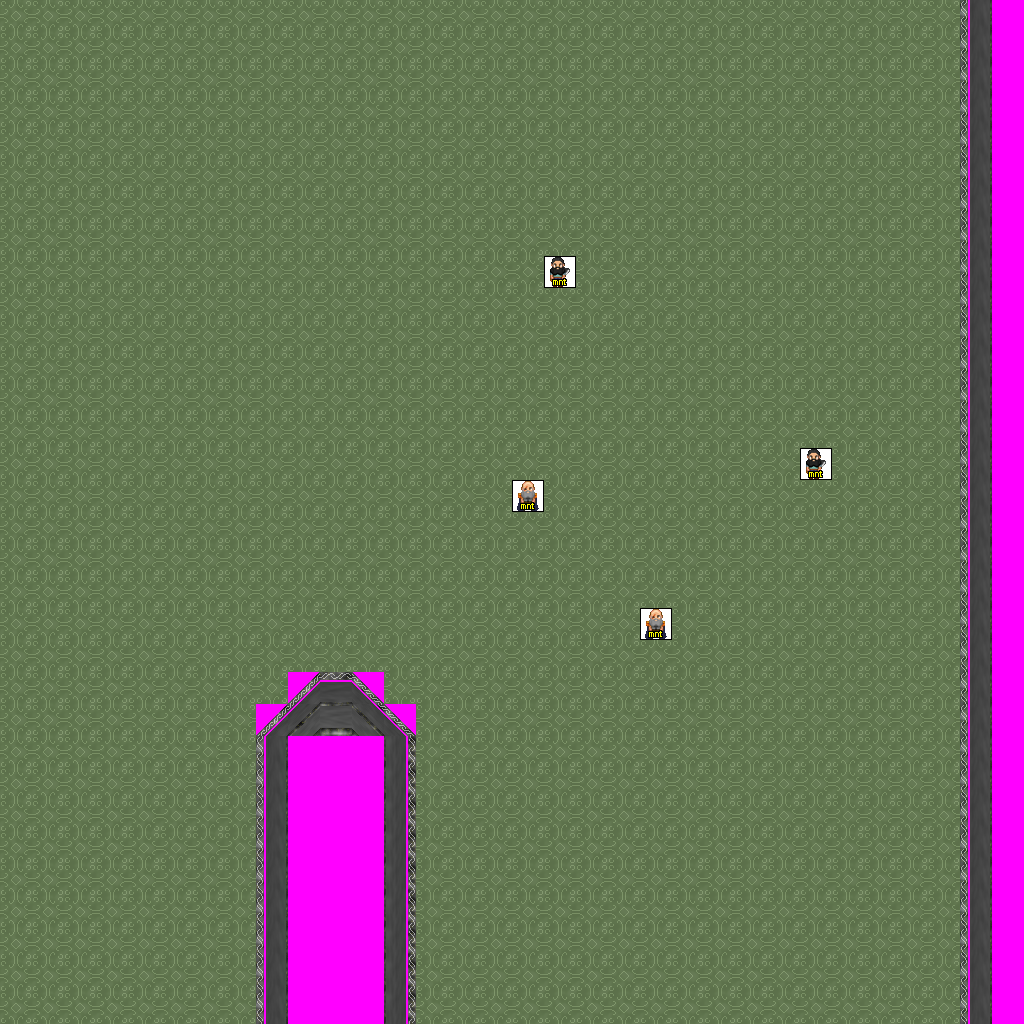

Rendered tile map (Tiled .tmx) drawn with the repository's tilesets; below, a short description and the map source with its tile grids summarised:
An orthogonal 32x32 tile map with 32x32 px tiles, 7 tile layers (Ground, Objects, Above, Walkable, ...), 4 tilesets and 6 objects (3x newmap, from_east_0, from_north_0, from_south_0).

<map version="1.0" orientation="orthogonal" width="32" height="32" tilewidth="32" tileheight="32">
 <tileset firstgid="1" name="logic_creature_mountain_dwarf" tilewidth="32" tileheight="32">
  <image source="../drawable/logic_creature_mountain_dwarf.png" width="160" height="32" />
 </tileset>
 <tileset firstgid="6" name="ground_indoor_floor" tilewidth="32" tileheight="32">
  <image source="../drawable/ground_indoor_floor.png" width="96" height="32" />
 </tileset>
 <tileset firstgid="9" name="building_wall_int_grey" tilewidth="32" tileheight="32">
  <image source="../drawable/building_wall_int_grey.png" width="352" height="352" />
 </tileset>
 <tileset firstgid="130" name="walkable_sentinel" tilewidth="32" tileheight="32">
  <image source="../drawable/walkable_sentinel.png" width="32" height="32" />
 </tileset>
 <layer name="Ground" width="32" height="32">
  <data>[1024 cells, 1024 non-empty, 5 distinct tile ids]</data>
 </layer>
 <layer name="Objects" width="32" height="32">
  <data>[1024 cells, 0 non-empty, 0 distinct tile ids]</data>
 </layer>
 <layer name="Above" width="32" height="32">
  <data>[1024 cells, 0 non-empty, 0 distinct tile ids]</data>
 </layer>
 <layer name="Walkable" width="32" height="32">
  <data>[1024 cells, 117 non-empty, 1 distinct tile ids]</data>
 </layer>
 <layer name="Objects_stendhal" width="32" height="32">
  <data>[1024 cells, 60 non-empty, 9 distinct tile ids]</data>
 </layer>
 <layer name="Above_stendhal" width="32" height="32">
  <data>[1024 cells, 0 non-empty, 0 distinct tile ids]</data>
 </layer>
 <layer name="Objects_stendhal2" width="32" height="32">
  <data>[1024 cells, 4 non-empty, 2 distinct tile ids]</data>
 </layer>
 <objectgroup name="Mapevents" width="32" height="32">
  <object name="exit_west_0" type="newmap" x="0" y="0" width="32" height="1024">
   <properties>
    <property name="map" value="level_1_ados_abandoned_keep_x2_y2" />
    <property name="place" value="from_west_0" />
   </properties>
  </object>
  <object name="exit_south_0" type="newmap" x="0" y="992" width="256" height="32">
   <properties>
    <property name="map" value="level_1_ados_abandoned_keep_x3_y3" />
    <property name="place" value="from_south_0" />
   </properties>
  </object>
  <object name="exit_north_0" type="newmap" x="0" y="0" width="960" height="32">
   <properties>
    <property name="map" value="level_1_ados_abandoned_keep_x3_y1" />
    <property name="place" value="from_north_0" />
   </properties>
  </object>
 </objectgroup>
 <objectgroup name="Spawn" width="32" height="32">
  <object name="from_east_0" x="0" y="512" width="32" height="32" />
  <object name="from_north_0" x="128" y="992" width="32" height="32" />
  <object name="from_south_0" x="480" y="0" width="32" height="32" />
 </objectgroup>
 <objectgroup name="Keys" width="32" height="32" />
 <objectgroup name="Replace" width="32" height="32" />
</map>
